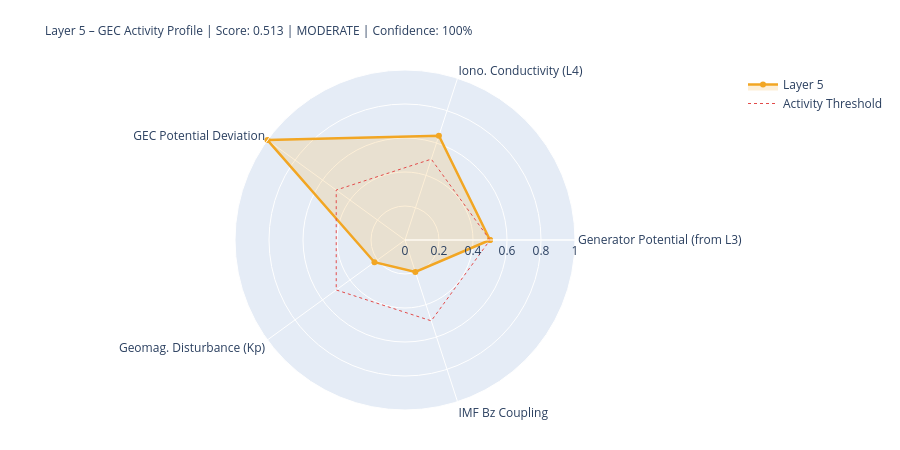

Here is the notebook cell this chart was saved with:
### Markdown cell above
---
## 5. State Assessment & Handoff to Layer 6

### Code cell
# ============================================================
# LAYER-5-SCORE
# ============================================================

# Components
# 1) Generator activity (Layer-3-driven)
gen_score = norm(generator_strength, 0.3, 2.0)
gen_src   = 'from_layer3' if l3_thunder_score is not None else 'estimated'

# 2) Ionospheric conductivity (Layer-4-driven)
iono_score = norm(iono_cond_factor, 0.7, 1.4)
iono_src   = 'from_layer4' if l4_ioniz is not None else 'estimated'

# 3) GEC potential deviation from reference
pot_score = norm(abs(delta_V_pct), 0, 30)  # 0 = at reference, 1 = 30% deviation
pot_src   = 'derived'

# 4) Geomagnetic disturbance (Kp) – modulates vertical currents
kp_score = norm(kp_val, 0, 9)
kp_src   = 'primary' if kp_now is not None else 'from_layer4'

# 5) IMF Bz coupling (southward = stronger M-I coupling → GEC influence)
bz_score = norm(-(bz_now or 0), -5, 30) if bz_now is not None else None
bz_src   = 'primary' if bz_now is not None else 'missing'

COMPONENTS = {
    'Generator Potential (from L3)':  {'score': gen_score,   'source': 'derived_from_layer3', 'dynamic': True},
    'Iono. Conductivity (L4)':      {'score': iono_score,  'source': iono_src, 'dynamic': True},
    'GEC Potential Deviation':      {'score': pot_score,   'source': pot_src,  'dynamic': True},
    'Geomag. Disturbance (Kp)':         {'score': kp_score,    'source': kp_src,   'dynamic': True},
    'IMF Bz Coupling':               {'score': bz_score,    'source': bz_src,   'dynamic': True},
}

available   = {k: v['score'] for k, v in COMPONENTS.items() if v['score'] is not None}
unavailable = [k for k, v in COMPONENTS.items() if v['score'] is None]
layer5_score = round(sum(available.values()) / len(available), 4) if available else None
confidence   = round(len(available) / len(COMPONENTS), 2)
level = ('unknown' if layer5_score is None
         else 'quiet'   if layer5_score < 0.3
         else 'moderate' if layer5_score < 0.6
         else 'active')
dominant_l5 = max(available, key=available.get) if available else 'none'

# Kp consistency: separate 1-min raw value from score value
kp_1m_raw   = kp_now          # directly from API (can be 0.0 during live measurement)
kp_for_score = kp_val          # from Layer-0 context or estimated value if needed
kp_score_src = kp_src

W = 68
print('=' * W)
print('LAYER 5 – GLOBAL ELECTRIC CIRCUIT – STATE ASSESSMENT')
print('=' * W)
for name, comp in COMPONENTS.items():
    s = comp['score']
    if s is not None:
        bar = '█' * int(s*20) + '░' * (20-int(s*20))
        print(f'  {name:<34} {bar}  {s:.3f}  [{comp["source"]}]')
    else:
        print(f'  {name:<34} {"─"*20}  n/a   [missing]')
print('-' * W)
print(f'  Score:         {layer5_score:.3f}  ({len(available)}/{len(COMPONENTS)} components)')
print(f'  Confidence:    {confidence:.0%}')
print(f'  Level:         {level.upper()}')
print(f'  Dominant:      {dominant_l5}')
print(f'  V_iono:        {V_iono_mod:.1f} kV  (Δ {delta_V_pct:+.1f}% vs. Ref)')
print(f'  I_total:       {I_total_mod:.1f} A   (Δ {delta_I_pct:+.1f}% vs. Ref)')
print('=' * W)

# Radar
cats   = list(available.keys())
vals_r = list(available.values())
if len(cats) >= 3:
    fig = go.Figure()
    fig.add_trace(go.Scatterpolar(
        r=vals_r + [vals_r[0]], theta=cats + [cats[0]],
        fill='toself', fillcolor='rgba(242,166,35,0.18)',
        line=dict(color='#F2A623', width=2.5), name='Layer 5'
    ))
    fig.add_trace(go.Scatterpolar(
        r=[0.5]*(len(cats)+1), theta=cats+[cats[0]],
        line=dict(color='#E24B4A', dash='dot', width=1),
        mode='lines', name='Activity Threshold'
    ))
    fig.update_layout(
        title=dict(
            text=f'Layer 5 – GEC Activity Profile | Score: {layer5_score:.3f} | {level.upper()} | Confidence: {confidence:.0%}',
            font=dict(size=12)
        ),
        polar=dict(radialaxis=dict(visible=True, range=[0,1])),
        height=450, showlegend=True,
        margin=dict(l=80, r=80, t=70, b=40)
    )
    fig.show()

### Figure 1 — Plotly figure (JSON) as saved in the notebook; plotly's stock layout.template omitted (floating-point values rounded to 4 significant figures)
{"data": [{"fill": "toself", "fillcolor": "rgba(242,166,35,0.18)", "line": {"color": "#F2A623", "width": 2.5}, "name": "Layer 5", "r": [0.5, 0.6454, 1.0, 0.2222, 0.1974, 0.5], "theta": ["Generator Potential (from L3)", "Iono. Conductivity (L4)", "GEC Potential Deviation", "Geomag. Disturbance (Kp)", "IMF Bz Coupling", "Generator Potential (from L3)"], "type": "scatterpolar"}, {"line": {"color": "#E24B4A", "dash": "dot", "width": 1}, "mode": "lines", "name": "Activity Threshold", "r": [0.5, 0.5, 0.5, 0.5, 0.5, 0.5], "theta": ["Generator Potential (from L3)", "Iono. Conductivity (L4)", "GEC Potential Deviation", "Geomag. Disturbance (Kp)", "IMF Bz Coupling", "Generator Potential (from L3)"], "type": "scatterpolar"}], "layout": {"height": 450, "margin": {"b": 40, "l": 80, "r": 80, "t": 70}, "polar": {"radialaxis": {"range": [0, 1], "visible": true}}, "showlegend": true, "title": {"font": {"size": 12}, "text": "Layer 5 – GEC Activity Profile | Score: 0.513 | MODERATE | Confidence: 100%"}}}
